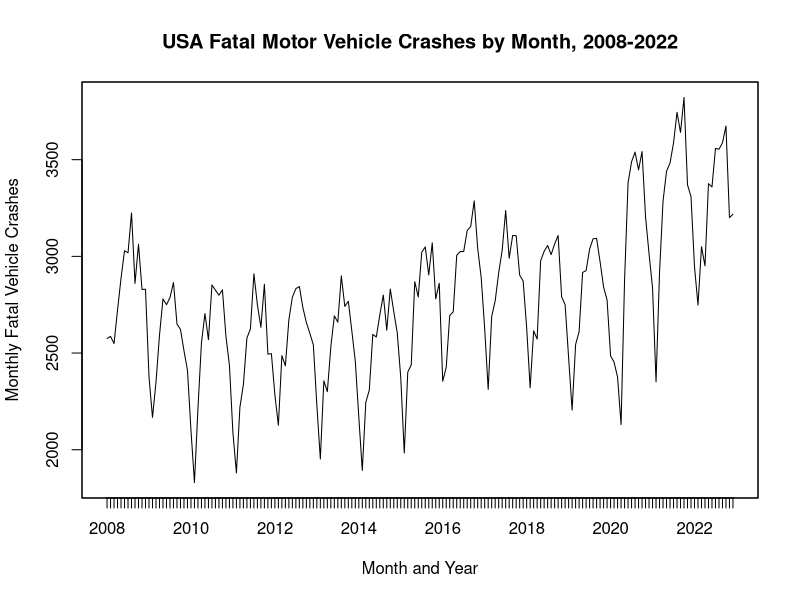
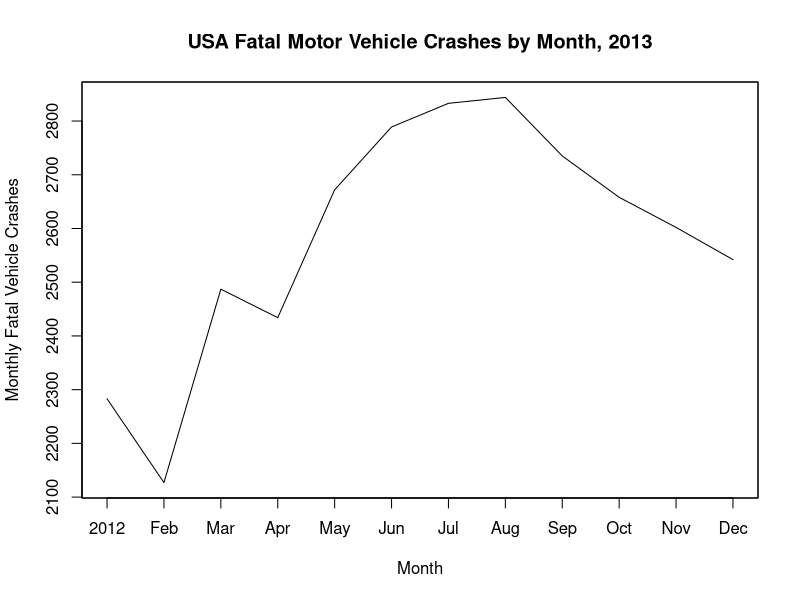
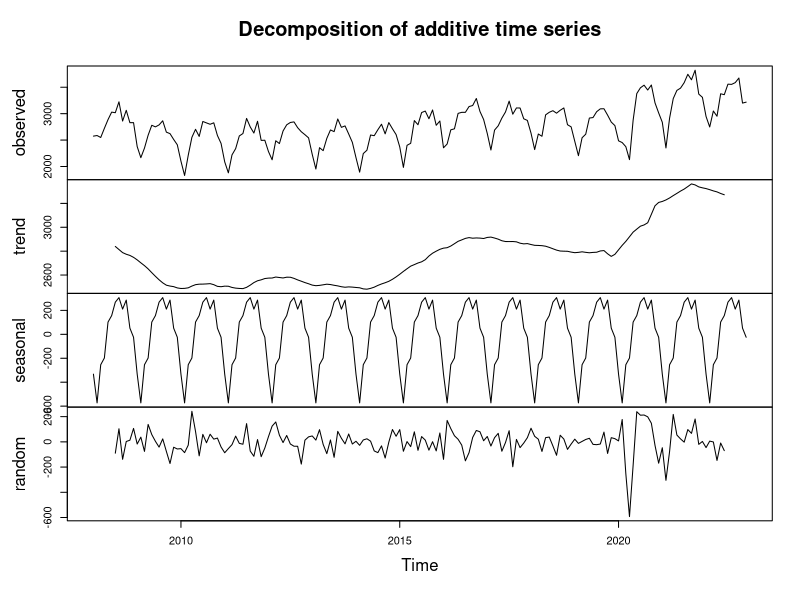

Write R code to recreate these figures, in order.
## ---- chunk 1
knitr::opts_chunk$set(echo = TRUE)
## ---- chunk 2
library(readxl)
library(ggplot2)
suppressWarnings(library(zoo))
## ---- chunk 3
USAFat <- as.vector(t(as.matrix(read_excel("data/USA-FatalCrashes.xlsx",
  range = "B8:M22", col_names = FALSE,.name_repair = "unique_quiet"))))
## ---- chunk 4
USAPOP <- read_excel("data/USAPOP.xlsx")
colnames(USAPOP) <- c("Year", "Alabama","Alaska","Arizona","Arkansas",
 "California","Colorado","Connecticut","Delaware","D.C.","Florida","Georgia",
 "Hawaii","Idaho","Illinois","Indiana","Iowa","Kansas","Kentucky","Louisiana",
 "Maine","Maryland","Massachusets","Michigan","Minnesota","Mississippi",
 "Missouri","Montana", "Nebraska","Nevada", "New Hampshire","New Jersey",
 "New Mexico","New York","North Carolina", "North Dakota","Ohio", "Oklahoma",   
 "Oregon", "Pennsylvania", "Rhode Island","South Carolina", "South Dakota", 
 "Tennessee","Texas", "Utah", "Vermont", "Virginia", "Washington",
 "West Virginia","Wisconsin", "Wyoming")
USAPOP$Year <- (2008:2023)*1000
USAPOP <- USAPOP/1000
USAPOP$Year <- as.integer(USAPOP$Year)
## ---- chunk 5
USADate <- as.yearmon("2008-01") + seq((1/12),(180/12), by = (1/12)) - (1/12)
USAData <- zoo(USAFat, USADate)
plot(USAData, main = "USA Fatal Motor Vehicle Crashes by Month, 2008-2022",
     xlab = "Month and Year", ylab = "Monthly Fatal Vehicle Crashes")
## ---- chunk 6
plot(USAData[49:60], main = "USA Fatal Motor Vehicle Crashes by Month, 2013",
     xlab = "Month", ylab = "Monthly Fatal Vehicle Crashes")
## ---- chunk 7
tsUSA <- ts(USAFat, start = 2008, freq = 12)
plot(decompose(tsUSA, type = "add"))
## ---- chunk 8
legStates <- c("Colorado", "Washington", "Oregon", "Alaska", "California",
               "Massachusets", "Nevada", "Maine", "Vermont", "Michigan",
               "Illinois", "Arizona", "Montana", "New Jersey", "New York",
               "New Mexico", "Virginia", "Connecticut")
legEffDate <- as.yearmon("2012-11") + 
  (c(1,2,33,39,49,50,51,52,69,74,87,98,99,101,102,105,105,105)/12) - (1/12)
#x <- paste("data/",legStates[2],".xlsx", sep = "")
#as.vector(t(as.matrix(read_excel(x,
#  range = "B9:M23", col_names = FALSE,.name_repair = "unique_quiet"))))
